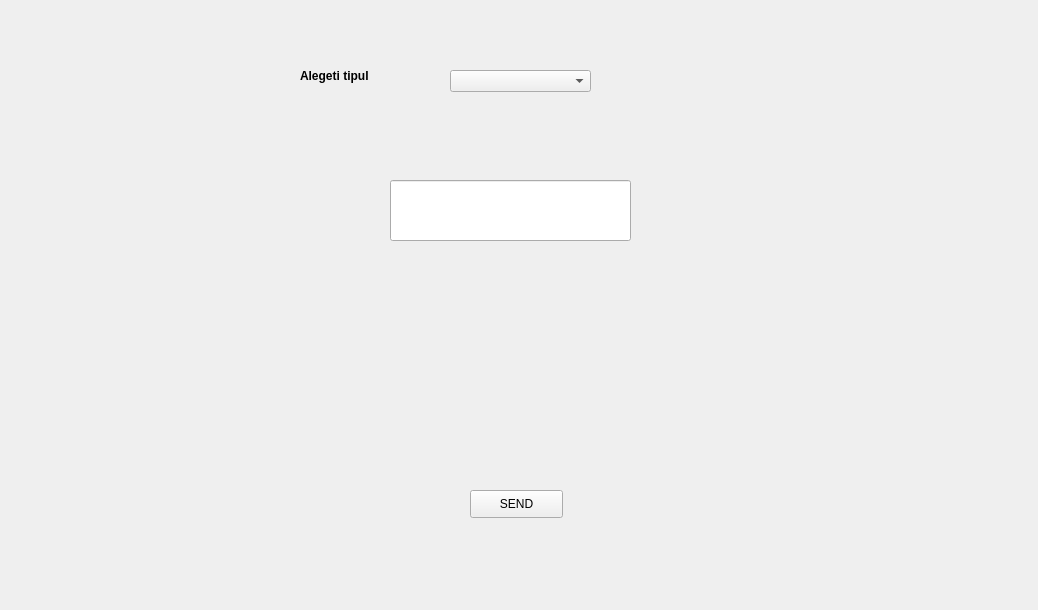
<?xml version="1.0" encoding="UTF-8"?>
<ui version="4.0">
 <class>CramerClass</class>
 <widget class="QWidget" name="CramerClass">
  <property name="geometry">
   <rect>
    <x>0</x>
    <y>0</y>
    <width>1038</width>
    <height>610</height>
   </rect>
  </property>
  <property name="windowTitle">
   <string>CramerClass</string>
  </property>
  <widget class="QLineEdit" name="send_mess">
   <property name="geometry">
    <rect>
     <x>390</x>
     <y>180</y>
     <width>241</width>
     <height>61</height>
    </rect>
   </property>
  </widget>
  <widget class="QComboBox" name="comboBox">
   <property name="geometry">
    <rect>
     <x>450</x>
     <y>70</y>
     <width>141</width>
     <height>22</height>
    </rect>
   </property>
  </widget>
  <widget class="QLabel" name="label_2">
   <property name="geometry">
    <rect>
     <x>300</x>
     <y>60</y>
     <width>131</width>
     <height>31</height>
    </rect>
   </property>
   <property name="font">
    <font>
     <pointsize>9</pointsize>
     <weight>75</weight>
     <bold>true</bold>
    </font>
   </property>
   <property name="text">
    <string>Alegeti tipul </string>
   </property>
  </widget>
  <widget class="QPushButton" name="button">
   <property name="geometry">
    <rect>
     <x>470</x>
     <y>490</y>
     <width>93</width>
     <height>28</height>
    </rect>
   </property>
   <property name="text">
    <string>SEND</string>
   </property>
  </widget>
  <widget class="QLabel" name="receive_mess">
   <property name="geometry">
    <rect>
     <x>180</x>
     <y>270</y>
     <width>611</width>
     <height>161</height>
    </rect>
   </property>
   <property name="text">
    <string/>
   </property>
  </widget>
 </widget>
 <layoutdefault spacing="6" margin="11"/>
 <resources/>
 <connections/>
</ui>
